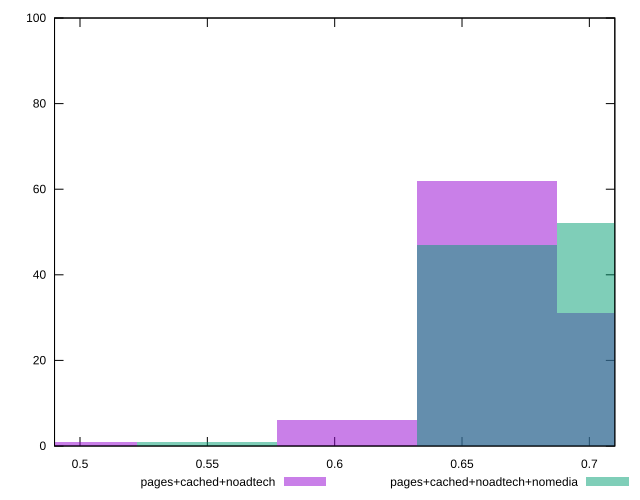

The script that saved this image:
reset

$pagesCachedNoadtech <<EOF
0.49486828620589435 1
0.6048390164738708 6
0.6598243816078591 62
0.7148097467418474 31
EOF

$pagesCachedNoadtechNomedia <<EOF
0.5498536513398826 1
0.6598243816078591 47
0.7148097467418474 52
EOF

set key outside below
set boxwidth 0.05498536513398826
set xrange [0.49:0.71]
set yrange [0:100]
set trange [0:100]
set style fill transparent solid 0.5 noborder
set terminal svg size 640, 500 enhanced background rgb 'white'
set output "report_00019_2021-02-10T18-14-37.922Z//meta/score/comparison/histogram/2_vs_3.svg"

plot $pagesCachedNoadtech title "pages+cached+noadtech" with boxes, \
     $pagesCachedNoadtechNomedia title "pages+cached+noadtech+nomedia" with boxes

reset
